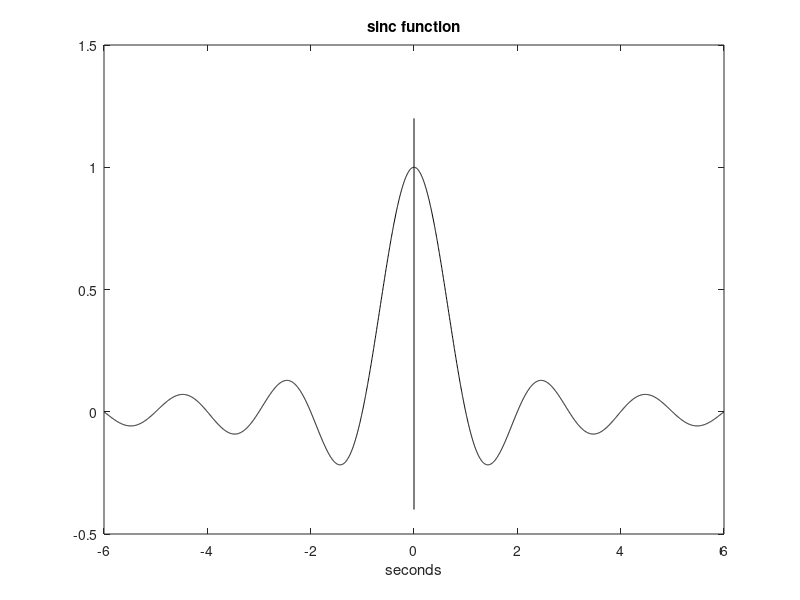

The MATLAB script that drew this image:
%sinc function
fy=1; %signal frequency in Hz
wy=2*pi*fy; %signal frequency in rad/s
Ty=1/fy; %signal period in seconds
N=256;
fs=N*fy; %sampling frequency in Hz
tiv=1/fs; %time interval between samples;
%time intervals set (12 periods):
t=-((6*Ty)-tiv):tiv:((6*Ty)-tiv);
y=sinc(t); %signal data set
plot(t,y,'k'); hold on;
plot([0 0],[-0.4 1.2],'k');
xlabel('seconds'); title('sinc function');